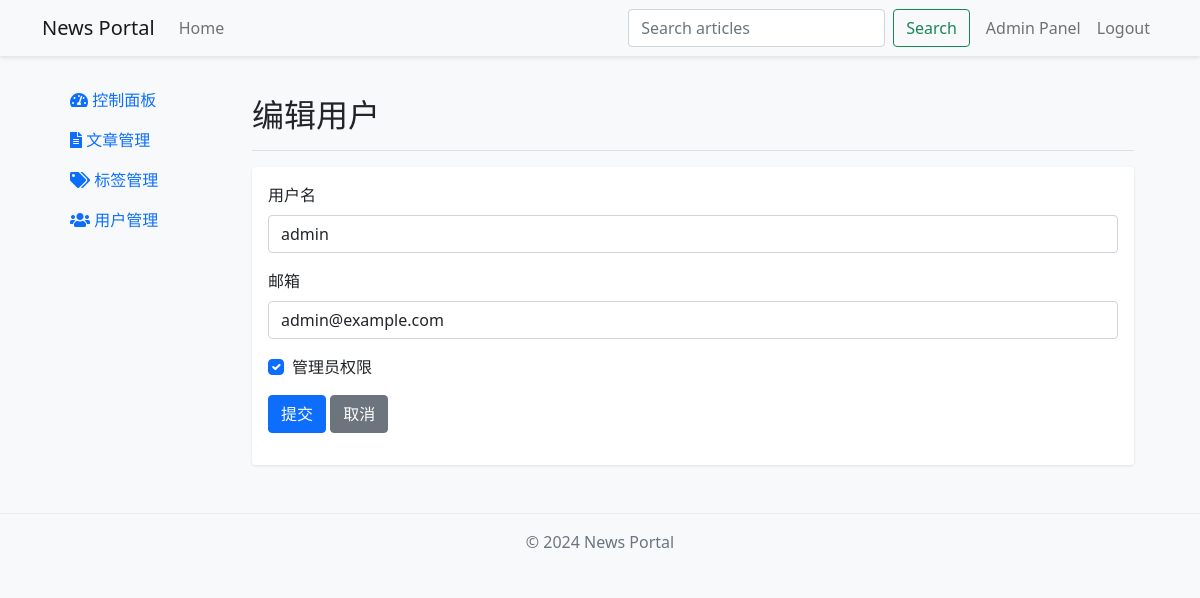
Screenshot of /admin/user/1/edit (signed in) with the database file from the repository.
### app/models.py (models this page shows, shortened)
class User(UserMixin, db.Model):
    id = db.Column(db.Integer, primary_key=True)
    username = db.Column(db.String(64), unique=True, nullable=False)
    email = db.Column(db.String(120), unique=True, nullable=False)
    password_hash = db.Column(db.String(128))
    is_admin = db.Column(db.Boolean, default=False)
    created_at = db.Column(db.DateTime, default=datetime.utcnow)
    last_login = db.Column(db.DateTime)
    articles = db.relationship("Article", backref="author", lazy="dynamic")

### app/admin/routes.py (the view)
@bp.route("/user/<int:id>/edit", methods=["GET", "POST"])
@login_required
@admin_required
def edit_user(id):
    user = User.query.get_or_404(id)
    form = UserForm(original_username=user.username, original_email=user.email)
    if form.validate_on_submit():
        user.username = form.username.data
        user.email = form.email.data
        user.is_admin = form.is_admin.data
        db.session.commit()
        flash("用户信息已更新")
        return redirect(url_for("admin.users"))
    elif request.method == "GET":
        form.username.data = user.username
        form.email.data = user.email
        form.is_admin.data = user.is_admin
    return render_template(
        "admin/user_form.html", title="编辑用户", form=form, user=user
    )

### app/admin/forms.py (shortened to what this page needs)
class UserForm(FlaskForm):
    username = StringField("用户名", validators=[DataRequired(), Length(min=3, max=20)])
    email = StringField("邮箱", validators=[DataRequired(), Email()])
    is_admin = BooleanField("管理员权限")
    submit = SubmitField("提交")
    def __init__(self, original_username=None, original_email=None, *args, **kwargs):
        super(UserForm, self).__init__(*args, **kwargs)
        self.original_username = original_username
        self.original_email = original_email

### app/admin/routes.py (called while the page is built)
def admin_required(f):
    @wraps(f)
    def decorated_function(*args, **kwargs):
        if not current_user.is_admin:
            flash("需要管理员权限")
            return redirect(url_for("main.index"))
        return f(*args, **kwargs)
    return decorated_function

### app/models.py (called while the page is built)
@login.user_loader
def load_user(id):
    return User.query.get(int(id))

### app/templates/admin/user_form.html (shortened to what this page needs)
{% extends "admin/base.html" %} {% block admin_title %}{{ title }}{% endblock %}
{% block admin_content %}
<div class="card">
  <div class="card-body">
    <form method="post">
      <div class="mb-3">
        {{ form.username.label(class="form-label") }} {{
        form.username(class="form-control") }}
      </div>
      <div class="mb-3">
        {{ form.email.label(class="form-label") }} {{
        form.email(class="form-control") }}
      </div>
      <div class="mb-3 form-check">
        {{ form.is_admin(class="form-check-input") }} {{
        form.is_admin.label(class="form-check-label") }}
      </div>
      <div class="mb-3">
        {{ form.submit(class="btn btn-primary") }}
        <a href="{{ url_for('admin.users') }}" class="btn btn-secondary"
          >取消</a
        >
      </div>
    </form>
  </div>
</div>
{% endblock %}

### app/static/css/style.css (style rules this page uses)
body { background-color: #f8f9fa; }
.card { border: none; box-shadow: 0 1px 3px rgba(0, 0, 0, 0.1); transition: transform 0.2s; }

### rows the page displays
User: username "admin", email "admin@example.com", is_admin "☑"

### other values shown
{{ title }} "编辑用户"
